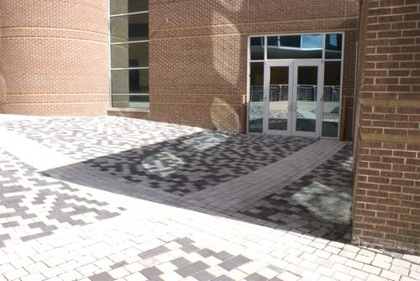
%> input picture datasets/images/zhu-dsc01657.jpg, 420 x 281 px, shrunk from 500 x 335 before the run
$ octave DetectionDemo.m   (GNU Octave 9; MATLAB toolbox functions it lacks are replaced by stand-ins)
%> lines starting %> are read from the running program, lines starting %| are printed output that depends on the picture; in (x1, y1, x2, y2) boxes, pixels count from 0 and x2, y2 are one past the last pixel; in counts of white or black regions, pixels touching at a corner belong together; the program's own positions count from 1
### ADT/extractfeature.m

function [instance,boundaries]=extractfeature(img)
    %% smooth image
    imgsmooth=imguidedfilter(img);
    %% color space transform
    imggray=rgb2gray(imgsmooth);
    imgill=rgb2ill(imgsmooth);
    imglab=rgb2lab(imgsmooth);
    imgb=double(imglab(:,:,3));
    %% finding boundaries on gray image
    imgedge=edge(imggray,'canny',0.2,3);
    boundaries=bwboundaries(imgedge,8,'noholes');
    edgeorientation=cellfun(@(x) diff(x),boundaries,'UniformOutput',0);
    %% show the boundaries on corresponding image
%     depictboundary(img,boundaries,'blue',1);
    %% calculate the boundary features on different fundations
    imggray=double(imggray);
    labshadowboundaryfeature=labfeature(imggray,imgb,boundaries,edgeorientation);
    illshadowboundaryfeature=illfeature(imgill,boundaries,edgeorientation);
    rgbshadowboundaryfeature=rgbratiofeature(img,boundaries,edgeorientation);
    colorgradientdirfeature=colorgradientdirection(img,boundaries);
    instance=cell2mat([labshadowboundaryfeature.lightness,labshadowboundaryfeature.skew,labshadowboundaryfeature.kurto,...
           labshadowboundaryfeature.bchannel,illshadowboundaryfeature,rgbshadowboundaryfeature,colorgradientdirfeature]);
    %% let NaN=0
       instance(isnan(instance))=0;
end

### ADT/rgb2ill.m
function  ill = rgb2ill( img )
%RGB2ILL convert rgb color space to illuminant invariant image color space.
xyz=rgb2xyz(img);

B = [0.9465229   0.2946927 -0.1313419; ...
    -0.1179179   0.9929960  0.007371554; ...
     0.09230461 -0.04645794 0.9946464];

A = [27.07439  -22.80783  -1.806681; ...
     -5.646736  -7.722125 12.86503; ...
     -4.163133  -4.579428 -4.576049];

xyzVec = reshape(xyz, size(xyz,1)*size(xyz,2), size(xyz,3))';

illVec = A*log(B*xyzVec);

ill = reshape(illVec', size(xyz,1), size(xyz,2), size(xyz, 3));

%ill =int8( reshape(illVec', size(xyz,1), size(xyz,2), size(xyz, 3)) );
end

### ADT/labfeature.m
function [ shadowboundaryfeature ] = labfeature( imggray,imgb,boundaries,edgeorientation )
%BOUNDARYLABFEATURE computes features of the neighborhoods of the boundary
%in LAB color space.
%Includes lightness feature and 'b' channel feature.
%Negative values indicate blue and positive values indicate yellow.
%skew feature is the skewness of a specific area.Horizental vertical,etc has
%corresponding weights for each oritation.After each dim detemined,average it.
%%%%%%%%%%%%%%%%%%%%%%%%%%%%%%%%%%%%%%%%%%%%%%%%%%%%%%%%%%%%%%%%%%%%%

    %two piexls width of filter
    fvertical=[1.0 1 0 0 0;1 1 0 0 0;1 1 0 0 0];
    OPfvertical=rot90(fvertical,2);
    fhorizen=fvertical';
    OPfhorizen=rot90(fhorizen,2);
    fnegative=[0.0 0 0 0 0;1 0 0 0 0;1 1 0 0 0;1 1 1 0 0;1 1 1 1 0];
    OPfnegative=fnegative';
    fpositive=[1.0 1 1 1 0;1 1 1 0 0;1 1 0 0 0;1 0 0 0 0;0 0 0 0 0];
    OPfpositive=rot90(fpositive,2);
    %three piexls width of filter
    fvertical3=[1.0 1 1 0 0 0 0;1 1 1 0 0 0 0;1 1 1 0 0 0 0];
    OPfvertical3=rot90(fvertical3,2);
    fhorizen3=fvertical3';
    OPfhorizen3=rot90(fhorizen3,2);
    fnegative3=[0.0 0 0 0 0 0 0;1 0 0 0 0 0 0;1 1 0 0 0 0 0;1 1 1 0 0 0 0;1 1 1 1 0 0 0;1 1 1 1 1 0 0;1 1 1 1 1 1 0];
    OPfnegative3=fnegative3';
    fpositive3=[1.0 1 1 1 1 1 0;1 1 1 1 1 0 0;1 1 1 1 0 0 0;1 1 1 0 0 0 0;1 1 0 0 0 0 0;1 0 0 0 0 0 0;0 0 0 0 0 0 0];
    OPfpositive3=rot90(fpositive3,2);
    %five piexls width of filter
    fvertical5=[1.0 1 1 1 1 0 0 0 0 0 0;1 1 1 1 1 0 0 0 0 0 0;1 1 1 1 1 0 0 0 0 0 0];
    OPfvertical5=rot90(fvertical5,2);
    fhorizen5=fvertical5';
    OPfhorizen5=rot90(fhorizen5,2);


    % handle boundary overflowing
    imglpad=padarray(imggray',2,'replicate','both')';
    imglpad=padarray(imglpad,2,'replicate','both');
    imglpad3=padarray(imggray',3,'replicate','both')';
    imglpad3=padarray(imglpad3,3,'replicate','both');
    imglpad5=padarray(imggray',5,'replicate','both')';
    imglpad5=padarray(imglpad5,5,'replicate','both');

    imgbpad=padarray(imgb',2,'replicate','both')';
    imgbpad=padarray(imgbpad,2,'replicate','both');
    imgbpad3=padarray(imgb',3,'replicate','both')';
    imgbpad3=padarray(imgbpad3,3,'replicate','both');
    imgbpad5=padarray(imgb',5,'replicate','both')';
    imgbpad5=padarray(imgbpad5,5,'replicate','both');
    %allocate space to save boundaries features in LAB color space
    lightnessfeat=cell(length(edgeorientation),6);
    blue2yellowfeat=cell(length(edgeorientation),6);
    skew=cell(length(edgeorientation),1);
    kurto=cell(length(edgeorientation),1);

    for i=1:length(edgeorientation)
        dimension=size(edgeorientation{i});
        for j=1:dimension(1,1)
            if sum(edgeorientation{i}(j,:)==[0,1])==2 || sum(edgeorientation{i}(j,:)==[0,-1])==2 % horizen
               lightnessfeat{i,1}(j,1)=sum(sum(imglpad(boundaries{i}(j,1):boundaries{i}(j,1)+4,boundaries{i}(j,2)+1:boundaries{i}(j,2)+3).*fhorizen));
               lightnessfeat{i,2}(j,1)=sum(sum(imglpad(boundaries{i}(j,1):boundaries{i}(j,1)+4,boundaries{i}(j,2)+1:boundaries{i}(j,2)+3).*OPfhorizen));
               lightnessfeat{i,3}(j,1)=sum(sum(imglpad3(boundaries{i}(j,1):boundaries{i}(j,1)+6,boundaries{i}(j,2)+2:boundaries{i}(j,2)+4).*fhorizen3));
               lightnessfeat{i,4}(j,1)=sum(sum(imglpad3(boundaries{i}(j,1):boundaries{i}(j,1)+6,boundaries{i}(j,2)+2:boundaries{i}(j,2)+4).*OPfhorizen3));
               lightnessfeat{i,5}(j,1)=sum(sum(imglpad5(boundaries{i}(j,1):boundaries{i}(j,1)+10,boundaries{i}(j,2)+4:boundaries{i}(j,2)+6).*fhorizen5));
               lightnessfeat{i,6}(j,1)=sum(sum(imglpad5(boundaries{i}(j,1):boundaries{i}(j,1)+10,boundaries{i}(j,2)+4:boundaries{i}(j,2)+6).*OPfhorizen5));

               skew{i,1}(j,1)=mean(skewness(imglpad(boundaries{i}(j,1):boundaries{i}(j,1)+4,boundaries{i}(j,2)+1:boundaries{i}(j,2)+3),1,1));
               skew{i,1}(j,2)=mean(skewness(imglpad3(boundaries{i}(j,1):boundaries{i}(j,1)+6,boundaries{i}(j,2)+2:boundaries{i}(j,2)+4),1,1));
               skew{i,1}(j,3)=mean(skewness(imglpad5(boundaries{i}(j,1):boundaries{i}(j,1)+10,boundaries{i}(j,2)+4:boundaries{i}(j,2)+6),1,1));
               kurto{i,1}(j,1)=mean(kurtosis(imglpad(boundaries{i}(j,1):boundaries{i}(j,1)+4,boundaries{i}(j,2)+1:boundaries{i}(j,2)+3),1,1));
               kurto{i,1}(j,2)=mean(kurtosis(imglpad3(boundaries{i}(j,1):boundaries{i}(j,1)+6,boundaries{i}(j,2)+2:boundaries{i}(j,2)+4),1,1));
               kurto{i,1}(j,3)=mean(kurtosis(imglpad5(boundaries{i}(j,1):boundaries{i}(j,1)+10,boundaries{i}(j,2)+4:boundaries{i}(j,2)+6),1,1));

               blue2yellowfeat{i,1}(j,1)=sum(sum(imgbpad(boundaries{i}(j,1):boundaries{i}(j,1)+4,boundaries{i}(j,2)+1:boundaries{i}(j,2)+3).*fhorizen));
               blue2yellowfeat{i,2}(j,1)=sum(sum(imgbpad(boundaries{i}(j,1):boundaries{i}(j,1)+4,boundaries{i}(j,2)+1:boundaries{i}(j,2)+3).*OPfhorizen));
               blue2yellowfeat{i,3}(j,1)=sum(sum(imgbpad3(boundaries{i}(j,1):boundaries{i}(j,1)+6,boundaries{i}(j,2)+2:boundaries{i}(j,2)+4).*fhorizen3));
               blue2yellowfeat{i,4}(j,1)=sum(sum(imgbpad3(boundaries{i}(j,1):boundaries{i}(j,1)+6,boundaries{i}(j,2)+2:boundaries{i}(j,2)+4).*OPfhorizen3));
               blue2yellowfeat{i,5}(j,1)=sum(sum(imgbpad5(boundaries{i}(j,1):boundaries{i}(j,1)+10,boundaries{i}(j,2)+4:boundaries{i}(j,2)+6).*fhorizen5));
               blue2yellowfeat{i,6}(j,1)=sum(sum(imgbpad5(boundaries{i}(j,1):boundaries{i}(j,1)+10,boundaries{i}(j,2)+4:boundaries{i}(j,2)+6).*OPfhorizen5));
            elseif sum(edgeorientation{i}(j,:)==[1,0])==2||sum(edgeorientation{i}(j,:)==[-1,0])==2 % vertical
               lightnessfeat{i,1}(j,1)=sum(sum(imglpad(boundaries{i}(j,1)+1:boundaries{i}(j,1)+3,boundaries{i}(j,2):boundaries{i}(j,2)+4).*fvertical));
               lightnessfeat{i,2}(j,1)=sum(sum(imglpad(boundaries{i}(j,1)+1:boundaries{i}(j,1)+3,boundaries{i}(j,2):boundaries{i}(j,2)+4).*OPfvertical));
               lightnessfeat{i,3}(j,1)=sum(sum(imglpad3(boundaries{i}(j,1)+2:boundaries{i}(j,1)+4,boundaries{i}(j,2):boundaries{i}(j,2)+6).*fvertical3));
               lightnessfeat{i,4}(j,1)=sum(sum(imglpad3(boundaries{i}(j,1)+2:boundaries{i}(j,1)+4,boundaries{i}(j,2):boundaries{i}(j,2)+6).*OPfvertical3));
               lightnessfeat{i,5}(j,1)=sum(sum(imglpad5(boundaries{i}(j,1)+4:boundaries{i}(j,1)+6,boundaries{i}(j,2):boundaries{i}(j,2)+10).*fvertical5));
               lightnessfeat{i,6}(j,1)=sum(sum(imglpad5(boundaries{i}(j,1)+4:boundaries{i}(j,1)+6,boundaries{i}(j,2):boundaries{i}(j,2)+10).*OPfvertical5));

               skew{i,1}(j,1)=mean(skewness(imglpad(boundaries{i}(j,1)+1:boundaries{i}(j,1)+3,boundaries{i}(j,2):boundaries{i}(j,2)+4),1,2));
               skew{i,1}(j,2)=mean(skewness(imglpad3(boundaries{i}(j,1)+2:boundaries{i}(j,1)+4,boundaries{i}(j,2):boundaries{i}(j,2)+6),1,2));
               skew{i,1}(j,3)=mean(skewness(imglpad5(boundaries{i}(j,1)+4:boundaries{i}(j,1)+6,boundaries{i}(j,2):boundaries{i}(j,2)+10),1,2));
               kurto{i,1}(j,1)=mean(kurtosis(imglpad(boundaries{i}(j,1)+1:boundaries{i}(j,1)+3,boundaries{i}(j,2):boundaries{i}(j,2)+4),1,2));
               kurto{i,1}(j,2)=mean(kurtosis(imglpad3(boundaries{i}(j,1)+2:boundaries{i}(j,1)+4,boundaries{i}(j,2):boundaries{i}(j,2)+6),1,2));
               kurto{i,1}(j,3)=mean(kurtosis(imglpad5(boundaries{i}(j,1)+4:boundaries{i}(j,1)+6,boundaries{i}(j,2):boundaries{i}(j,2)+10),1,2));

               blue2yellowfeat{i,1}(j,1)=sum(sum(imgbpad(boundaries{i}(j,1)+1:boundaries{i}(j,1)+3,boundaries{i}(j,2):boundaries{i}(j,2)+4).*fvertical));
               blue2yellowfeat{i,2}(j,1)=sum(sum(imgbpad(boundaries{i}(j,1)+1:boundaries{i}(j,1)+3,boundaries{i}(j,2):boundaries{i}(j,2)+4).*OPfvertical));
               blue2yellowfeat{i,3}(j,1)=sum(sum(imgbpad3(boundaries{i}(j,1)+2:boundaries{i}(j,1)+4,boundaries{i}(j,2):boundaries{i}(j,2)+6).*fvertical3));
               blue2yellowfeat{i,4}(j,1)=sum(sum(imgbpad3(boundaries{i}(j,1)+2:boundaries{i}(j,1)+4,boundaries{i}(j,2):boundaries{i}(j,2)+6).*OPfvertical3));
               blue2yellowfeat{i,5}(j,1)=sum(sum(imgbpad5(boundaries{i}(j,1)+4:boundaries{i}(j,1)+6,boundaries{i}(j,2):boundaries{i}(j,2)+10).*fvertical5));
               blue2yellowfeat{i,6}(j,1)=sum(sum(imgbpad5(boundaries{i}(j,1)+4:boundaries{i}(j,1)+6,boundaries{i}(j,2):boundaries{i}(j,2)+10).*OPfvertical5));
            elseif sum(edgeorientation{i}(j,:)==[1,1])==2||sum(edgeorientation{i}(j,:)==[-1,-1])==2 %-45 slope
               lightnessfeat{i,1}(j,1)=sum(sum(imglpad(boundaries{i}(j,1):boundaries{i}(j,1)+4,boundaries{i}(j,2):boundaries{i}(j,2)+4).*fnegative));
               lightnessfeat{i,2}(j,1)=sum(sum(imglpad(boundaries{i}(j,1):boundaries{i}(j,1)+4,boundaries{i}(j,2):boundaries{i}(j,2)+4).*OPfnegative));
               lightnessfeat{i,3}(j,1)=sum(sum(imglpad3(boundaries{i}(j,1):boundaries{i}(j,1)+6,boundaries{i}(j,2):boundaries{i}(j,2)+6).*fnegative3));
               lightnessfeat{i,4}(j,1)=sum(sum(imglpad3(boundaries{i}(j,1):boundaries{i}(j,1)+6,boundaries{i}(j,2):boundaries{i}(j,2)+6).*OPfnegative3));
               lightnessfeat{i,5}(j,1)=sum(sum(imglpad3(boundaries{i}(j,1):boundaries{i}(j,1)+6,boundaries{i}(j,2):boundaries{i}(j,2)+6).*fnegative3));
               lightnessfeat{i,6}(j,1)=sum(sum(imglpad3(boundaries{i}(j,1):boundaries{i}(j,1)+6,boundaries{i}(j,2):boundaries{i}(j,2)+6).*OPfnegative3));

               skew{i,1}(j,1)=skewness(imglpad(boundaries{i}(j,1):boundaries{i}(j,1)+4,boundaries{i}(j,2):boundaries{i}(j,2)+4),1,'all');
               skew{i,1}(j,2)=skewness(imglpad3(boundaries{i}(j,1):boundaries{i}(j,1)+6,boundaries{i}(j,2):boundaries{i}(j,2)+6),1,'all');
               skew{i,1}(j,3)=skew{i,1}(j,2);
               kurto{i,1}(j,1)=kurtosis(imglpad(boundaries{i}(j,1):boundaries{i}(j,1)+4,boundaries{i}(j,2):boundaries{i}(j,2)+4),1,'all');
               kurto{i,1}(j,2)=kurtosis(imglpad3(boundaries{i}(j,1):boundaries{i}(j,1)+6,boundaries{i}(j,2):boundaries{i}(j,2)+6),1,'all');
               kurto{i,1}(j,3)=kurto{i,1}(j,2);

               blue2yellowfeat{i,1}(j,1)=sum(sum(imgbpad(boundaries{i}(j,1):boundaries{i}(j,1)+4,boundaries{i}(j,2):boundaries{i}(j,2)+4).*fnegative));
               blue2yellowfeat{i,2}(j,1)=sum(sum(imgbpad(boundaries{i}(j,1):boundaries{i}(j,1)+4,boundaries{i}(j,2):boundaries{i}(j,2)+4).*OPfnegative));
               blue2yellowfeat{i,3}(j,1)=sum(sum(imgbpad3(boundaries{i}(j,1):boundaries{i}(j,1)+6,boundaries{i}(j,2):boundaries{i}(j,2)+6).*fnegative3));
               blue2yellowfeat{i,4}(j,1)=sum(sum(imgbpad3(boundaries{i}(j,1):boundaries{i}(j,1)+6,boundaries{i}(j,2):boundaries{i}(j,2)+6).*OPfnegative3));
               blue2yellowfeat{i,5}(j,1)=sum(sum(imgbpad3(boundaries{i}(j,1):boundaries{i}(j,1)+6,boundaries{i}(j,2):boundaries{i}(j,2)+6).*fnegative3));
               blue2yellowfeat{i,6}(j,1)=sum(sum(imgbpad3(boundaries{i}(j,1):boundaries{i}(j,1)+6,boundaries{i}(j,2):boundaries{i}(j,2)+6).*OPfnegative3));
            elseif sum(edgeorientation{i}(j,:)==[1,-1])==2||sum(edgeorientation{i}(j,:)==[-1,1])==2 %+45 slope
               lightnessfeat{i,1}(j,1)=sum(sum(imglpad(boundaries{i}(j,1):boundaries{i}(j,1)+4,boundaries{i}(j,2):boundaries{i}(j,2)+4).*fpositive));
               lightnessfeat{i,2}(j,1)=sum(sum(imglpad(boundaries{i}(j,1):boundaries{i}(j,1)+4,boundaries{i}(j,2):boundaries{i}(j,2)+4).*OPfpositive));
               lightnessfeat{i,3}(j,1)=sum(sum(imglpad3(boundaries{i}(j,1):boundaries{i}(j,1)+6,boundaries{i}(j,2):boundaries{i}(j,2)+6).*fpositive3));
               lightnessfeat{i,4}(j,1)=sum(sum(imglpad3(boundaries{i}(j,1):boundaries{i}(j,1)+6,boundaries{i}(j,2):boundaries{i}(j,2)+6).*OPfpositive3));
               lightnessfeat{i,5}(j,1)=sum(sum(imglpad3(boundaries{i}(j,1):boundaries{i}(j,1)+6,boundaries{i}(j,2):boundaries{i}(j,2)+6).*fpositive3));
               lightnessfeat{i,6}(j,1)=sum(sum(imglpad3(boundaries{i}(j,1):boundaries{i}(j,1)+6,boundaries{i}(j,2):boundaries{i}(j,2)+6).*OPfpositive3));

               skew{i,1}(j,1)=skewness(imglpad(boundaries{i}(j,1):boundaries{i}(j,1)+4,boundaries{i}(j,2):boundaries{i}(j,2)+4),1,'all');
               skew{i,1}(j,2)=skewness(imglpad3(boundaries{i}(j,1):boundaries{i}(j,1)+6,boundaries{i}(j,2):boundaries{i}(j,2)+6),1,'all');
               skew{i,1}(j,3)=skew{i,1}(j,2);
               kurto{i,1}(j,1)=kurtosis(imglpad(boundaries{i}(j,1):boundaries{i}(j,1)+4,boundaries{i}(j,2):boundaries{i}(j,2)+4),1,'all');
               kurto{i,1}(j,2)=kurtosis(imglpad3(boundaries{i}(j,1):boundaries{i}(j,1)+6,boundaries{i}(j,2):boundaries{i}(j,2)+6),1,'all');
               kurto{i,1}(j,3)=kurto{i,1}(j,2);

               blue2yellowfeat{i,1}(j,1)=sum(sum(imgbpad(boundaries{i}(j,1):boundaries{i}(j,1)+4,boundaries{i}(j,2):boundaries{i}(j,2)+4).*fpositive));
               blue2yellowfeat{i,2}(j,1)=sum(sum(imgbpad(boundaries{i}(j,1):boundaries{i}(j,1)+4,boundaries{i}(j,2):boundaries{i}(j,2)+4).*OPfpositive));
               blue2yellowfeat{i,3}(j,1)=sum(sum(imgbpad3(boundaries{i}(j,1):boundaries{i}(j,1)+6,boundaries{i}(j,2):boundaries{i}(j,2)+6).*fpositive3));
               blue2yellowfeat{i,4}(j,1)=sum(sum(imgbpad3(boundaries{i}(j,1):boundaries{i}(j,1)+6,boundaries{i}(j,2):boundaries{i}(j,2)+6).*OPfpositive3));
               blue2yellowfeat{i,5}(j,1)=sum(sum(imgbpad3(boundaries{i}(j,1):boundaries{i}(j,1)+6,boundaries{i}(j,2):boundaries{i}(j,2)+6).*fpositive3));
               blue2yellowfeat{i,6}(j,1)=sum(sum(imgbpad3(boundaries{i}(j,1):boundaries{i}(j,1)+6,boundaries{i}(j,2):boundaries{i}(j,2)+6).*OPfpositive3));
            end
        end
    end
    shadowboundaryfeature.lightness=lightnessfeat;
    shadowboundaryfeature.skew=skew;
    shadowboundaryfeature.kurto=kurto;
    shadowboundaryfeature.bchannel=blue2yellowfeat;
end

### ADT/DetectionDemo.m
%% read image
img=imread('/Documents/ADT-Filter-in-Shadow-Detection/datasets/images/zhu-dsc01657.jpg');
%> img is the input picture: size 281x420x3 uint8; mean R, G, B 160.2, 148.7, 140.8
%% extract features
[instance,boundaries]=extractfeature(img);
%> in extractfeature, `imggray=rgb2gray(imgsmooth);`:
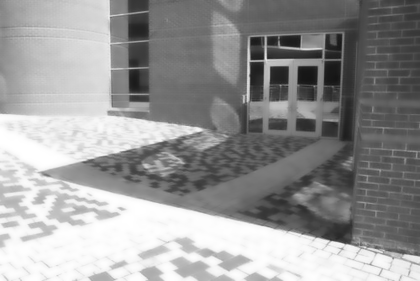
%> imggray: size 281x420 uint8; min 21, max 255, mean 151.3
%> in rgb2ill, `xyz=rgb2xyz(img);`: xyz: size 281x420x3 double; mean of channels 1, 2, 3 0.387, 0.399, 0.399
%> in rgb2ill, `ill = reshape(illVec', size(xyz,1), size(xyz,2), size(xyz, 3));`:
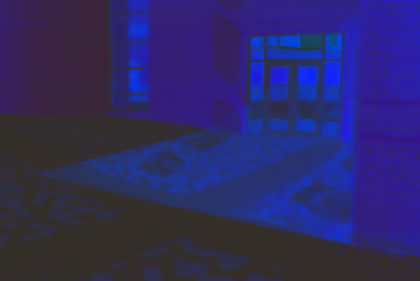
%> ill: size 281x420x3 double; mean R, G, B 2.1, 0.6, 19; drawn with min black and max white
%> in extractfeature, `imglab=rgb2lab(imgsmooth);`: imglab: size 281x420x3 double; mean of channels 1, 2, 3 61.3, 3.3, 6
%> in extractfeature, `imgb=double(imglab(:,:,3));`:
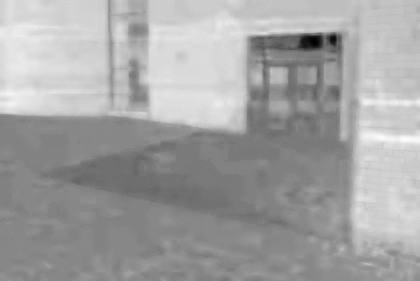
%> imgb: size 281x420 double; min -23.67, max 22.61, mean 6; drawn with min black and max white
%> in extractfeature, `imgedge=edge(imggray,'canny',0.2,3);`:
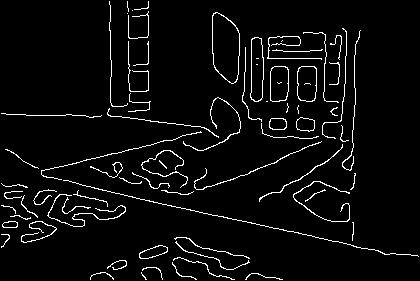
%> imgedge: size 281x420 logical; 4.5% white in thin lines or dots
%> in extractfeature, `boundaries=bwboundaries(imgedge,8,'noholes');`: boundaries = 74 boundaries; largest, box (x1, y1, x2, y2) and points: (63, 180, 419, 257) 711, (41, 131, 202, 180) 368, (47, 194, 126, 227) 348, (342, 30, 361, 171) 317, (194, 141, 322, 190) 301
%> in extractfeature, `edgeorientation=cellfun(@(x) diff(x),boundaries,'UniformOutput',0);`: edgeorientation = 74 items
%> in labfeature, `imglpad3=padarray(imglpad3,3,'replicate','both');`:
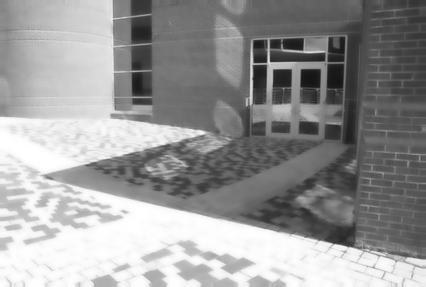
%> imglpad3: size 287x426 double; min 21, max 255, mean 151.6
%> in labfeature, `imglpad5=padarray(imglpad5,5,'replicate','both');`:
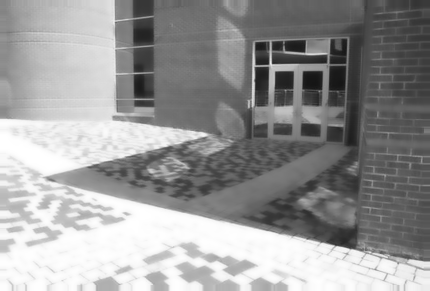
%> imglpad5: size 291x430 double; min 21, max 255, mean 151.9
%> in labfeature, `imgbpad5=padarray(imgbpad5,5,'replicate','both');`:
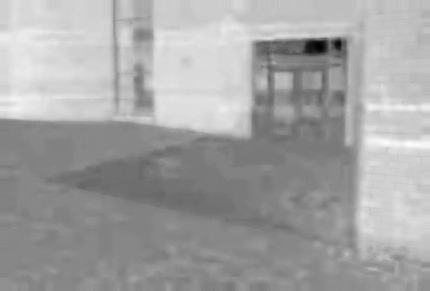
%> imgbpad5: size 291x430 double; min -23.67, max 22.61, mean 6.1; drawn with min black and max white
%> in labfeature, `lightnessfeat=cell(length(edgeorientation),6);`: lightnessfeat = 444 items
%> in labfeature, `skew=cell(length(edgeorientation),1);`: skew = 74 items
%> the loop in labfeature, `for i=1:length(edgeorientation)` made 1 pass
%> dimension on pass 1: [200 2]
%> the run ends on the next line

$ run again, with datasets/images/zhu-dsc01385.jpg copied over datasets/images/zhu-dsc01657.jpg
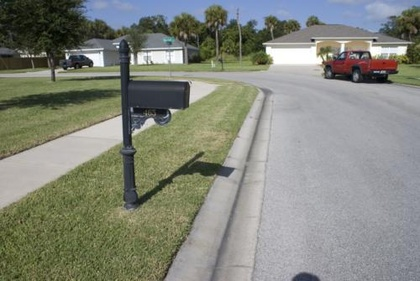
%> input picture datasets/images/zhu-dsc01385.jpg, 420 x 281 px, shrunk from 500 x 335 before the run
%> img is the input picture: size 281x420x3 uint8; mean R, G, B 131.6, 134.4, 123.8
%> xyz: size 281x420x3 double; mean of channels 1, 2, 3 0.253, 0.271, 0.279
%> imglab: size 281x420x3 double; mean of channels 1, 2, 3 55.1, -2.8, 5.7
%> in extractfeature, `imgedge=edge(imggray,'canny',0.2,3);`:
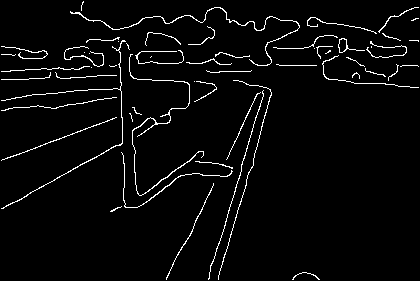
%> imgedge: size 281x420 logical; 3.6% white in thin lines or dots
%> boundaries = 57 boundaries; largest, box (x1, y1, x2, y2) and points: (1, 40, 126, 209) 702, (70, 7, 300, 66) 669, (129, 54, 204, 196) 662, (218, 80, 272, 280) 454, (208, 90, 264, 280) 379
%> edgeorientation = 57 items
%> in labfeature, `imgbpad5=padarray(imgbpad5,5,'replicate','both');`:
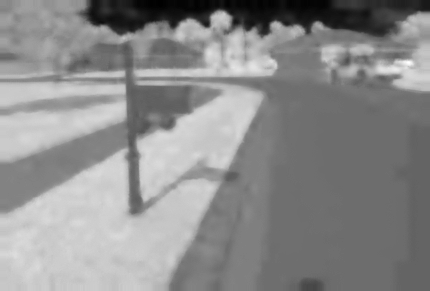
%> imgbpad5: size 291x430 double; min -31.93, max 35.87, mean 5.3; drawn with min black and max white
%> lightnessfeat = 342 items
%> skew = 57 items
%> the loop in labfeature, `for i=1:length(edgeorientation)` made 1 pass
%> dimension on pass 1: [158 2]

$ run again, with datasets/images/zhu-dsc01515.jpg copied over datasets/images/zhu-dsc01657.jpg
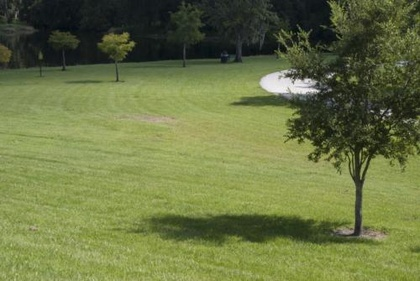
%> input picture datasets/images/zhu-dsc01515.jpg, 420 x 281 px, shrunk from 500 x 335 before the run
%> img is the input picture: size 281x420x3 uint8; mean R, G, B 107.2, 117.1, 68.2
%> xyz: size 281x420x3 double; mean of channels 1, 2, 3 0.17, 0.204, 0.0972
%> imglab: size 281x420x3 double; mean of channels 1, 2, 3 46.5, -11.8, 24.8
%> in extractfeature, `imgedge=edge(imggray,'canny',0.2,3);`:
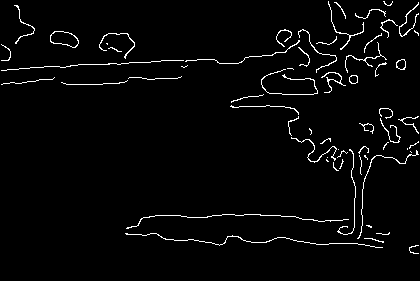
%> imgedge: size 281x420 logical; 2.8% white in thin lines or dots, all inside (x1, y1, x2, y2) = (1, 1, 419, 254)
%> boundaries = 62 boundaries; largest, box (x1, y1, x2, y2) and points: (125, 233, 383, 248) 521, (126, 214, 349, 229) 451, (1, 60, 184, 71) 365, (357, 150, 419, 239) 267, (261, 69, 318, 95) 263
%> edgeorientation = 62 items
%> in labfeature, `imgbpad5=padarray(imgb',5,'replicate','both')';`:
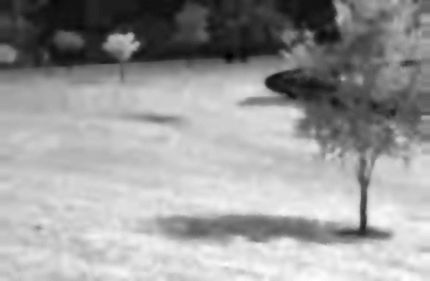
%> imgbpad5: size 281x430 double; min -6.95, max 45.2, mean 24.9; drawn with min black and max white
%> lightnessfeat = 372 items
%> skew = 62 items
%> the loop in labfeature, `for i=1:length(edgeorientation)` made 1 pass
%> dimension on pass 1: [50 2]

$ run again, with datasets/images/zhu-dsc01516.jpg copied over datasets/images/zhu-dsc01657.jpg
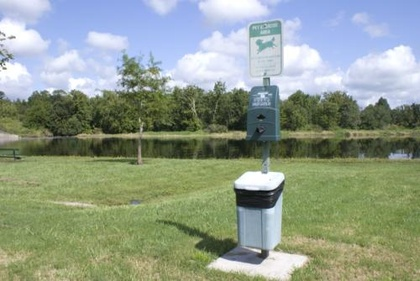
%> input picture datasets/images/zhu-dsc01516.jpg, 420 x 281 px, shrunk from 500 x 335 before the run
%> img is the input picture: size 281x420x3 uint8; mean R, G, B 144, 155.7, 139.8
%> xyz: size 281x420x3 double; mean of channels 1, 2, 3 0.334, 0.364, 0.401
%> imglab: size 281x420x3 double; mean of channels 1, 2, 3 62.5, -6.5, 7.7
%> imgedge: size 281x420 logical; 3% white in thin lines or dots
%> boundaries = 42 boundaries; largest, box (x1, y1, x2, y2) and points: (77, 129, 248, 141) 613, (140, 151, 419, 160) 557, (169, 75, 419, 109) 549, (208, 215, 283, 280) 352, (1, 90, 155, 101) 312
%> edgeorientation = 42 items
%> in labfeature, `imgbpad3=padarray(imgbpad3,3,'replicate','both');`:
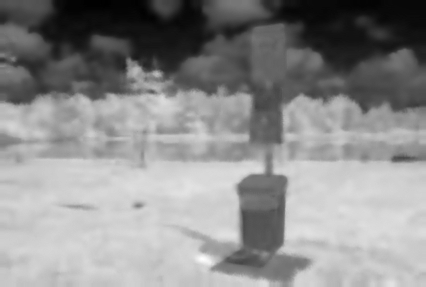
%> imgbpad3: size 287x426 double; min -36.43, max 42.69, mean 7.5; drawn with min black and max white
%> lightnessfeat = 252 items
%> skew = 42 items
%> the loop in labfeature, `for i=1:length(edgeorientation)` made 1 pass
%> dimension on pass 1: [198 2]
